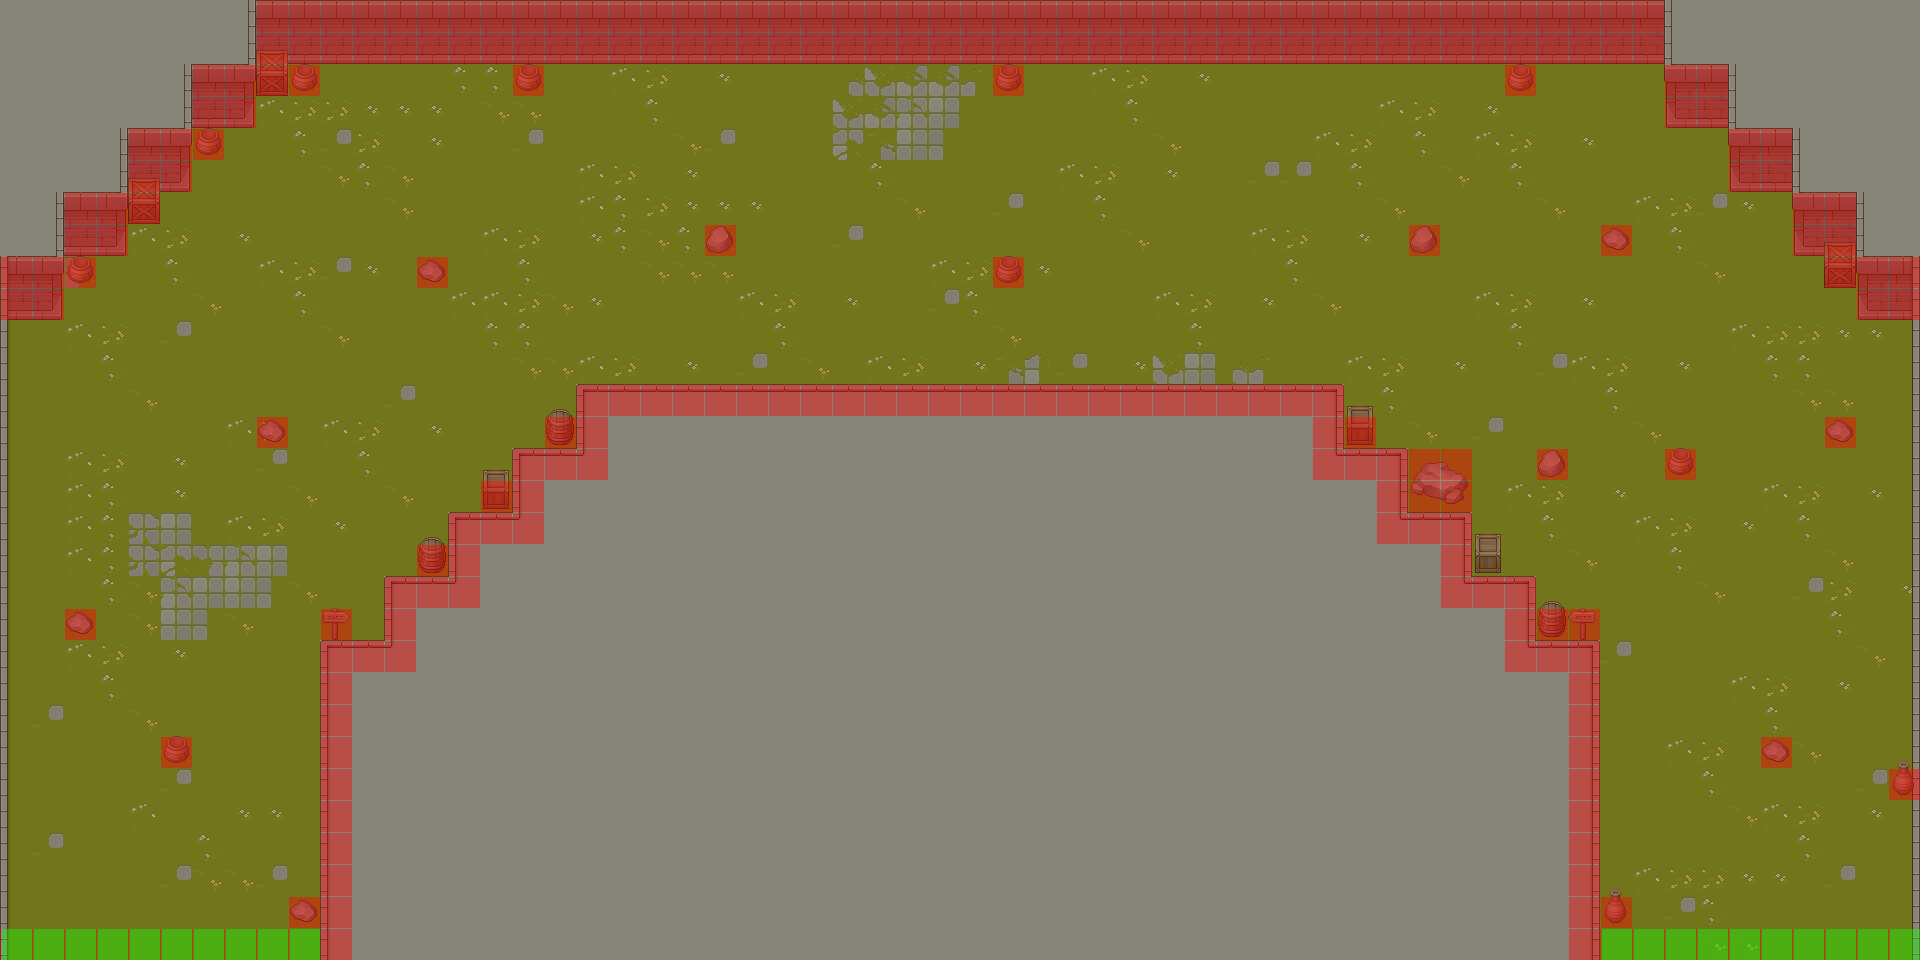

The image is a tile-based game level rendered from a .tmx file. Its description and source (layers, tilesets, objects; grid data summarised) follow:
An orthogonal 60x30 tile map with 32x32 px tiles, 5 tile layers (Suelo, Paredes2, Paredes, Props, ...), 5 tilesets.

<map version="1.10" tiledversion="1.10.2" orientation="orthogonal" renderorder="right-down" width="60" height="30" tilewidth="32" tileheight="32" infinite="0" nextlayerid="6" nextobjectid="1">
 <tileset firstgid="1" source="Tiles/.xml/TX Tileset Grass.tsx" />
 <tileset firstgid="65" source="Tiles/.xml/TX Tileset Wall.tsx" />
 <tileset firstgid="321" source="Tiles/.xml/TX Tileset Stone Ground.tsx" />
 <tileset firstgid="385" source="Tiles/.xml/TX Props.tsx" />
 <tileset firstgid="641" source="Tiles/.xml/MapMetadata.tsx" />
 <layer id="1" name="Suelo" width="60" height="30">
  <data>[1800 cells, 1800 non-empty, 21 distinct tile ids]</data>
 </layer>
 <layer id="3" name="Paredes2" width="60" height="30">
  <data>[1800 cells, 120 non-empty, 6 distinct tile ids]</data>
 </layer>
 <layer id="2" name="Paredes" width="60" height="30">
  <data>[1800 cells, 134 non-empty, 6 distinct tile ids]</data>
 </layer>
 <layer id="4" name="Props" width="60" height="30">
  <data>[1800 cells, 47 non-empty, 17 distinct tile ids]</data>
 </layer>
 <layer id="5" name="Collision" width="60" height="30">
  <properties>
   <property name="collision" type="bool" value="true" />
  </properties>
  <data>[1800 cells, 249 non-empty, 2 distinct tile ids]</data>
 </layer>
</map>
